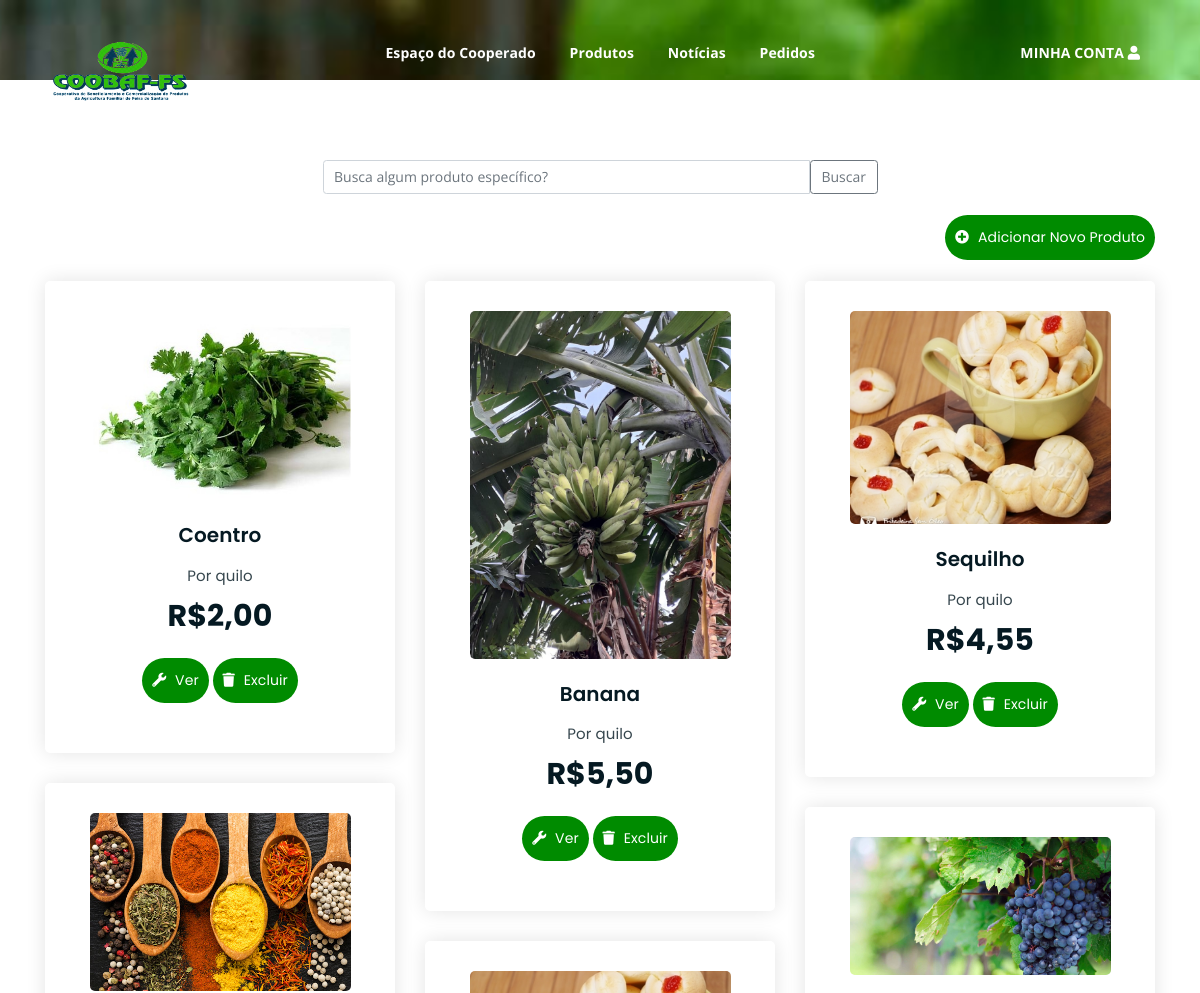
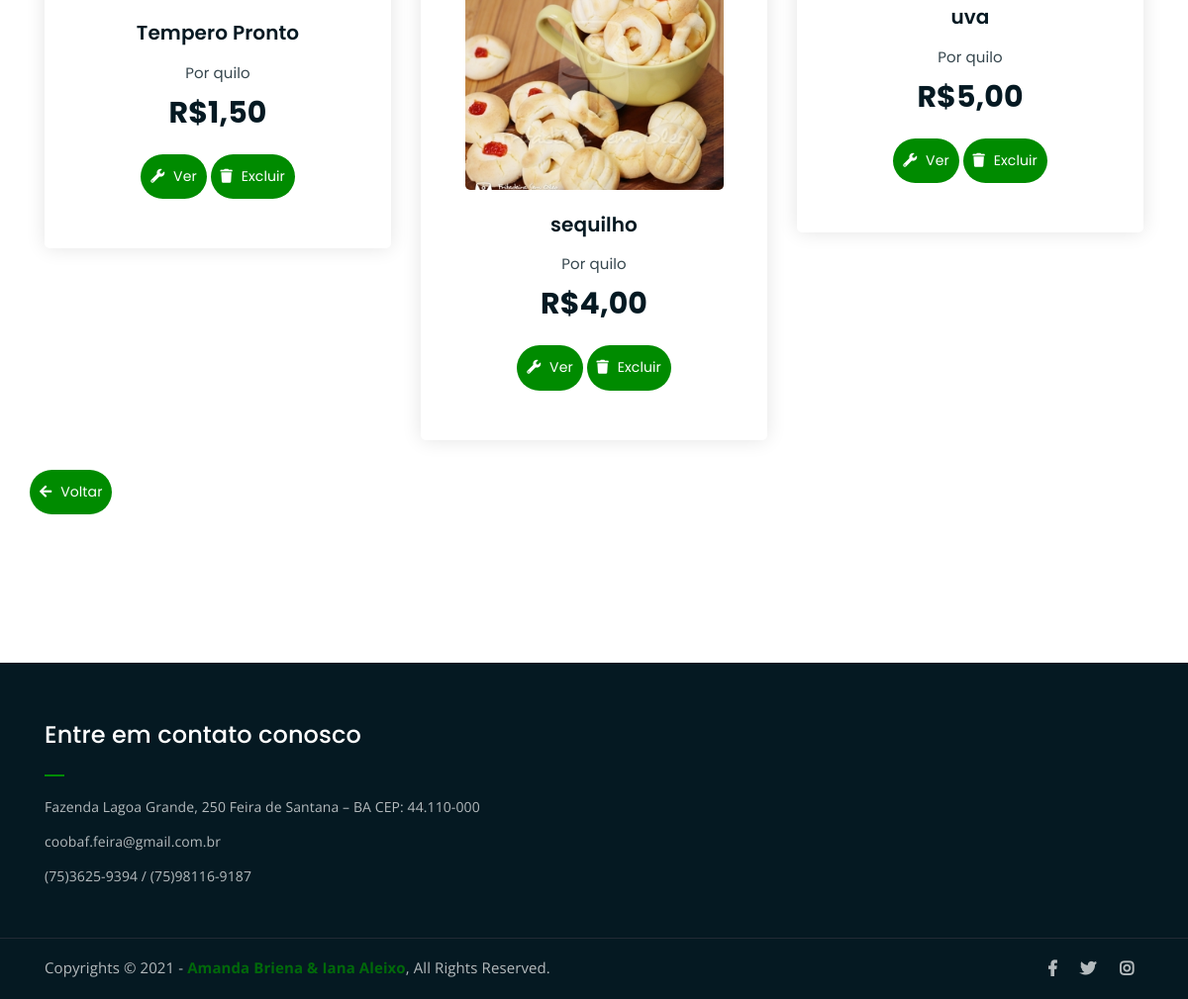
The page /ger_produtos.php (signed in) on the database as committed earlier (2 pictures, top to bottom).
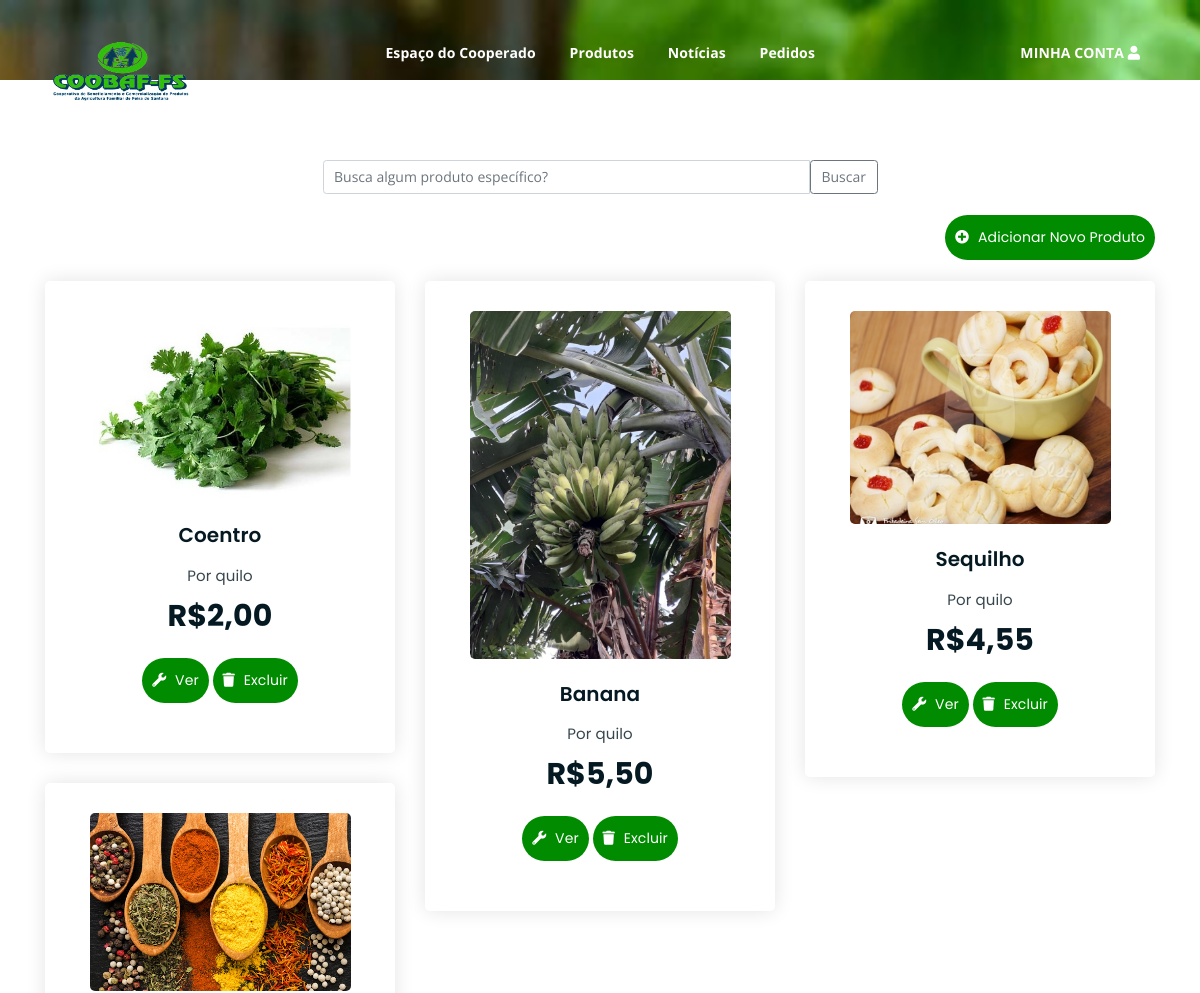
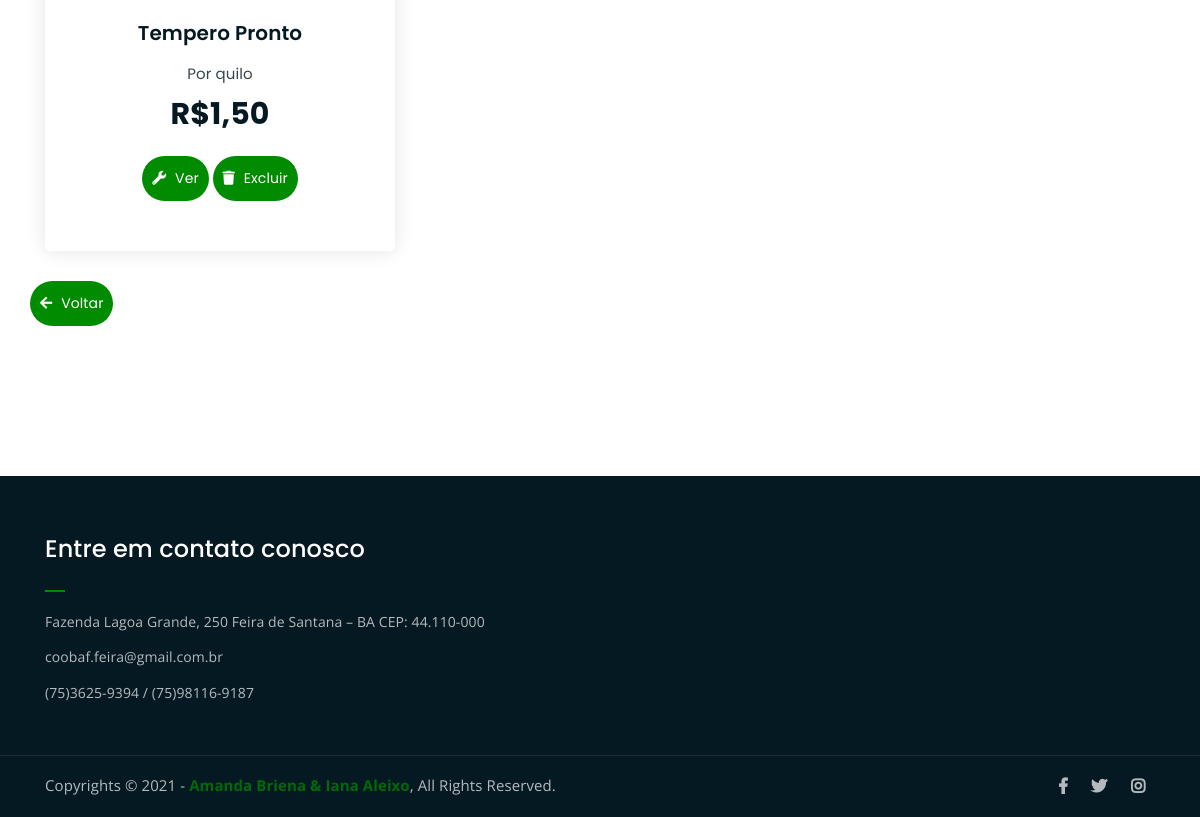
The same page on the database as committed later (2 pictures, top to bottom).
### tables this page shows
CREATE TABLE IF NOT EXISTS produto (
	id_produto smallint(10) not null primary key AUTO_INCREMENT,
	nome varchar(15) not null,
  imagem varchar(100) not null,
	descricao varchar(20),
	preco float(15),
	status tinyint(1) NOT NULL,
  id_categoria smallint(10) not null,
  visibilidade tinyint(1)
);

### ger_produtos.php (the view, shortened to what this page needs)
<!DOCTYPE html>
<html lang="en">
<head>
	<?php require_once("src/components/head.php");?>
	<?php require_once("conexao_db/logado_coop.php");?>
</head>
<body>
	<?php require_once("src/components/menu_coop.php");?>
    <div class="breadcrumb-section2 breadcrumb-bg">
    </div>
	<div class="product-section mt-80 mb-150">
		<div class="container">
		<div class="central input-group">
					<input name= "pesquisa_produto" id= "pesquisa_produto" type="text" class="form-control" placeholder="Busca algum produto específico?" >
					<button class="btn btn-outline-secondary" type="submit" id="button-addon2">Buscar</button>
				</div>
			<div class = "text-right mt-4 mb-4">
				<a href="cadastro_produto.php" class="cart-btn"><i class="fa fa-plus-circle"></i> Adicionar Novo Produto</a>
			</div>
			<div class="resultado_produto row product-lists">
					<?php
						$resultadogeral = mysqli_query($connect,"SELECT * FROM produto where visibilidade = 1") or die("erro ao selecionar");
						while($row = mysqli_fetch_assoc($resultadogeral)){
							echo "<div class='col-lg-4 col-md-6 text-center'>
									<div class='single-product-item'>
									<div class='product-image'>
										<a href='produto.php?produto=".$row['id_produto']."'><img src='assets/img-upload/".$row['imagem']."' ></a>
									</div>
									<h3>".$row['nome']."</h3>";
									if($row['status'] == 1){
										echo "<p class='product-price'><span>Por quilo</span> R$".number_format($row['preco'],2,",","")." </p>";
									}else{
										echo "<p class='product-price'><span style='background-color: red; color: white;'>PRODUTO INATIVO</span> R$".$row['preco']."  </p>";
									}
									echo "<div class='text-center'>
											<a href='atualizar_produto.php?produto=".$row['id_produto']."' class='cart-btn'><i class='fas fa-wrench'></i> Ver</a>
											<a data-toggle='modal' data-target='#exampleModal".$row['id_produto']."' class='cart-btn''><i class='fas fa-trash'></i> Excluir</a>
												<form id = 'deletar_produto' name = 'deletar_produto' action='conexao_db/deletarProduto.php' method='POST'>
												<div class='modal fade' id='exampleModal".$row['id_produto']."' tabindex='-1' role='dialog' aria-labelledby='exampleModalLabel' aria-hidden='true'>
												<div class='modal-dialog' role='document'>
													<div class='modal-content'>
													<div class='modal-header'>
														<h5 class='modal-title' id='exampleModalLabel'>Excluir Produto</h5>
														<button type='button' class='close' data-dismiss='modal' aria-label='Close'>
														<span aria-hidden='true'>&times;</span>
														</button>
													</div>
													<div class='modal-body'>
														Deseja mesmo exluir o produto ".$row['nome']."?
													</div>
													<input type='hidden' name='id_produto' value = '".$row['id_produto']."' >
													<div class='modal-footer'>
														<button type='submit' name = 'upload' value = 'Cadastrar' class='btn btn-secondary' data-dismiss='modal'>Cancelar</button>
														<button type='submit' name = 'upload' value = 'Cancelar' class='btn btn-outline-danger'>Excluir</button>
													</div>
													</div>
												</div>
												</div>
												</form>
									</div>
									</div>
								</div>";
						}
					?>
			</div>
			<div class = " row text-left mb-80">
				<a href="cooperado.php" class="cart-btn"><i class="fa fa-arrow-left"></i> Voltar</a>
			</div>
		</div>
	</div>
	<?php require_once("src/components/footer.php");?>
</body>
</html>

### src/components/head.php (shortened to what this page needs)
<link rel="stylesheet" href="assets/css/all.min.css">
<link rel="stylesheet" href="assets/bootstrap/css/bootstrap.min.css">
<link rel="stylesheet" href="assets/css/owl.carousel.css">
<link rel="stylesheet" href="assets/css/magnific-popup.css">
<link rel="stylesheet" href="assets/css/animate.css">
<link rel="stylesheet" href="assets/css/meanmenu.min.css">
<link rel="stylesheet" href="assets/css/main.css">
<link rel="stylesheet" href="assets/css/responsive.css">

### src/components/menu_coop.php (shortened to what this page needs)
<div class="top-header-area" id="sticker">
		<div class="container">
			<div class="row">
				<div class="col-lg-12 col-sm-12 text-center">
					<div class="main-menu-wrap">
						<div class="site-logo">
							<a href="../../index.php">
								<img src="assets\img\logo.png" alt="">
							</a>
						</div>
						<nav class="main-menu">
							<ul>
								<li><a href="cooperado.php">Espaço do Cooperado</a></li>
                                <li><a href="ger_produtos.php">Produtos</a>
								</li>
                                <li><a href="ger_noticias.php">Notícias</a>
								</li>
                                <li><a href="ger_pedidos.php">Pedidos</a></li>
								<li><a class='shopping-cart' href='#'>MINHA CONTA <i class="fa fa-user"></i></a>
								</li>
							</ul>
						</nav>
					</div>
				</div>
			</div>
		</div>
</div>

### src/components/footer.php
<div class="footer-area">
		<div class="container">
			<div class="row">
				<div class="col-lg-6 col-md-6">
					<div class="footer-box get-in-touch">
						<h2 class="widget-title">Entre em contato conosco</h2>
						<ul>
							<li>Fazenda Lagoa Grande, 250
								Feira de Santana – BA CEP: 44.110-000</li>
							<li>coobaf.feira@gmail.com.br</li>
							<li>(75)3625-9394 / (75)98116-9187</li>
						</ul>
					</div>
				</div>
			</div>
		</div>
	</div>
	<div class="copyright">
		<div class="container">
			<div class="row">
				<div class="col-lg-6 col-md-12">
					<p>Copyrights &copy; 2021 - <a href="https://imransdesign.com/">Amanda Briena & Iana Aleixo</a>,  All Rights Reserved.</p>
				</div>
				<div class="col-lg-6 text-right col-md-12">
					<div class="social-icons">
						<ul>
							<li><a href="#" target="_blank"><i class="fab fa-facebook-f"></i></a></li>
							<li><a href="#" target="_blank"><i class="fab fa-twitter"></i></a></li>
							<li><a href="#" target="_blank"><i class="fab fa-instagram"></i></a></li>
						</ul>
					</div>
				</div>
			</div>
		</div>
	</div>

### assets/css/main.css (style rules this page uses)
html { font-size: 14px; font-weight: 400; line-height: 28px; height: 100%; }
body { font-family: "Open Sans", sans-serif; font-weight: 400; font-size: 1rem; letter-spacing: 0.1px; line-height: 1.8; color: #051922; overflow-x: hidden; }
body img { max-width: 100%; }
a { cursor: pointer; text-decoration: none; -webkit-transition: all 0.2s ease-in-out; -o-transition: all 0.2s ease-in-out; transition: all 0.2s ease-in-out; }
h1, .h1, h2, .h2, h3, .h3, h4, .h4, h5, .h5, h6, .h6 { font-family: "Poppins", sans-serif; font-weight: 700; margin: 0 0 1.25rem 0; color: #051922; }
h2, .h2 { font-size: 3rem; font-weight: 700; line-height: 3.25rem; }
h3, .h3 { font-size: 2rem; font-weight: 700; line-height: 2.25rem; }
p { font-family: "Open Sans", sans-serif; font-weight: 400; font-size: 1rem; letter-spacing: 0.1px; line-height: 1.8; color: #051922; margin: 0 0 1.25rem 0; }
p:last-child { margin: 0; }
.mt-80 { margin-top: 80px; }
.mb-80 { margin-bottom: 80px; }
.mb-150 { margin-bottom: 150px; }
a.boxed-btn, a.bordered-btn, a.cart-btn, .bt-pedidos, button.cart-btn { border-radius: 50px; }
.breadcrumb-bg { background-image: url(../img/breadcrumb-bg.jpg); }
.breadcrumb-section2 { padding: 40px 0; background-size: cover; background-position: center center; position: relative; z-index: 1; background-attachment: fixed; }
.top-header-area { position: absolute; z-index: 999; width: 100%; padding: 25px 0; }
nav.main-menu ul { margin: 0; padding: 0; list-style: none; }
nav.main-menu ul li { display: inline-block; }
nav.main-menu ul li a { color: #fff; font-weight: 700; display: block; padding: 15px; }
nav.main-menu ul > li { position: relative; }
nav.main-menu ul li:last-child a { display: inline-block; }
nav.main-menu > ul li:last-child { float: right; }
.site-logo { float: left; max-width: 150px; }
.main-menu-wrap { position: relative; }
.site-logo { padding: 6px 0; }
nav.main-menu li a { -webkit-transition: 0.3s; -o-transition: 0.3s; transition: 0.3s; }
.top-header-area { -webkit-transition: 0.3s; -o-transition: 0.3s; transition: 0.3s; }
.footer-area { background-color: #051922; color: #fff; padding: 50px 0; }
h2.widget-title { font-size: 24px; font-weight: 500; position: relative; padding-bottom: 20px; color: #fff; }
h2.widget-title:after { position: absolute; left: 0; bottom: 0; width: 20px; height: 2px; background-color: #008B00; content: ""; }
.footer-box ul { margin: 0; padding: 0; list-style: none; }
.footer-box ul li { opacity: 0.7; margin-bottom: 10px; line-height: 1.8; }
.footer-box ul li:last-child { margin-bottom: 0; }
.copyright { background-color: #051922; border-top: 1px solid #232a35; }
.copyright p { margin: 0; color: #fff; opacity: 0.7; padding: 16px 0; font-size: 15px; }
.copyright a { color: #008B00; font-weight: 700; }
.social-icons ul { margin: 0; padding: 0; list-style: none; }
.social-icons ul li { display: inline-block; }
.social-icons ul li a { font-size: 16px; color: #fff; opacity: 0.7; padding: 16px 10px; display: block; }
.social-icons ul li a { -webkit-transition: 0.3s; -o-transition: 0.3s; transition: 0.3s; }
.product-image img { -webkit-transition: 0.3s; -o-transition: 0.3s; transition: 0.3s; }
a.cart-btn, button.cart-btn { -webkit-transition: 0.3s; -o-transition: 0.3s; transition: 0.3s; }
.single-product-item { -webkit-transition: 0.3s; -o-transition: 0.3s; transition: 0.3s; }
html, body { height: 100%; }
.single-product-item { margin-bottom: 30px; }
.product-image { padding: 30px; padding-bottom: 0; }
.product-image img { width: 90%; border-radius: 5px; margin-bottom: 20px; }
.single-product-item h3 { font-size: 20px; font-weight: 600; margin-bottom: 10px; }
p.product-price { font-family: 'Poppins', sans-serif; font-size: 30px; font-weight: 700; margin-bottom: 15px; }
p.product-price span { display: block; opacity: 0.8; font-size: 15px; font-weight: 400; }
a.cart-btn, button.cart-btn { font-family: 'Poppins', sans-serif; display: inline-block; background-color: #008B00; color: #fff; padding: 10px 10px; }
a.cart-btn i, button.cart-btn i { margin-right: 5px; }
.single-product-item { -webkit-box-shadow: 0 0 20px #e4e4e4; box-shadow: 0 0 20px #e4e4e4; padding-bottom: 50px; border-radius: 5px; }
.central { width: 50%; margin: 0 auto; display: flex; align-items: center; }

Rows that differ between the two databases and show on the page:
removed produto: imagem (picture), nome "uva", preco "5,00"
removed produto: imagem (picture), nome "sequilho", preco "4,00"
